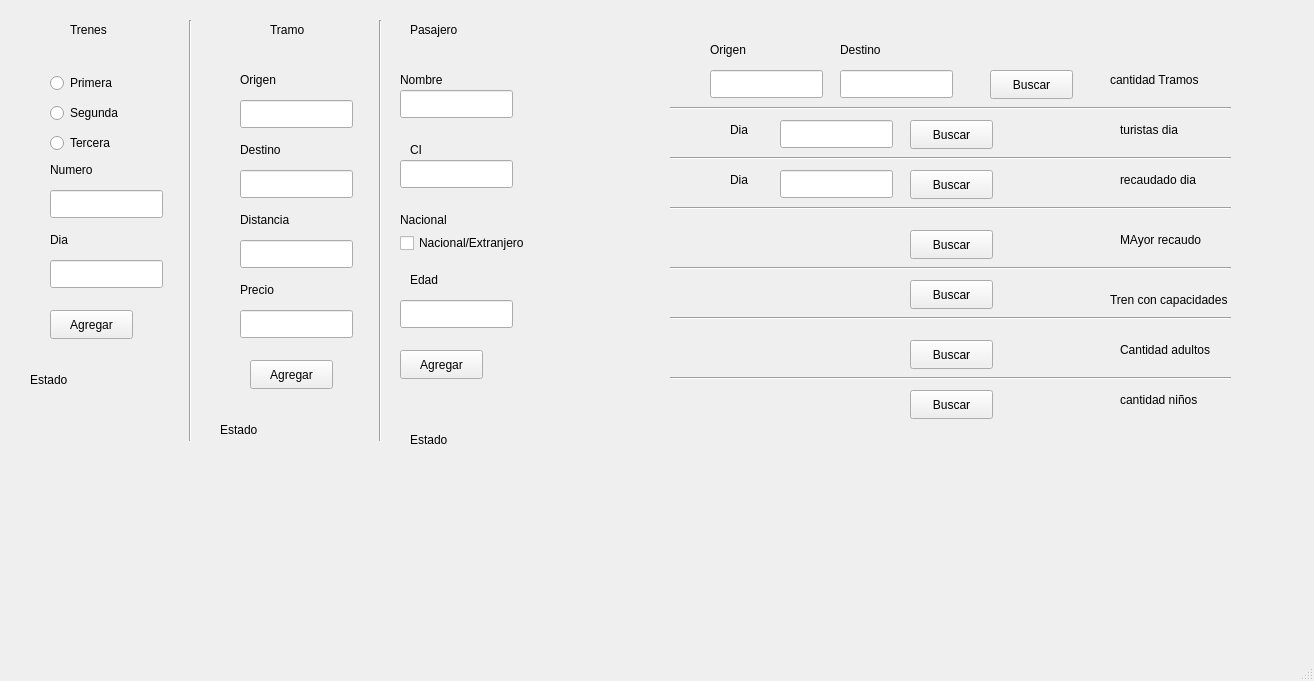
<?xml version="1.0" encoding="UTF-8"?>
<ui version="4.0">
 <class>MainWindow</class>
 <widget class="QMainWindow" name="MainWindow">
  <property name="geometry">
   <rect>
    <x>0</x>
    <y>0</y>
    <width>1314</width>
    <height>681</height>
   </rect>
  </property>
  <property name="windowTitle">
   <string>MainWindow</string>
  </property>
  <widget class="QWidget" name="centralwidget">
   <widget class="QLineEdit" name="nombrePasajeroLine">
    <property name="geometry">
     <rect>
      <x>400</x>
      <y>90</y>
      <width>113</width>
      <height>28</height>
     </rect>
    </property>
   </widget>
   <widget class="QLabel" name="label">
    <property name="geometry">
     <rect>
      <x>400</x>
      <y>70</y>
      <width>63</width>
      <height>20</height>
     </rect>
    </property>
    <property name="text">
     <string>Nombre</string>
    </property>
   </widget>
   <widget class="QLineEdit" name="ciPasajeroLine">
    <property name="geometry">
     <rect>
      <x>400</x>
      <y>160</y>
      <width>113</width>
      <height>28</height>
     </rect>
    </property>
   </widget>
   <widget class="QLabel" name="label_2">
    <property name="geometry">
     <rect>
      <x>410</x>
      <y>140</y>
      <width>63</width>
      <height>20</height>
     </rect>
    </property>
    <property name="text">
     <string>CI</string>
    </property>
   </widget>
   <widget class="QLabel" name="label_3">
    <property name="geometry">
     <rect>
      <x>400</x>
      <y>210</y>
      <width>63</width>
      <height>20</height>
     </rect>
    </property>
    <property name="text">
     <string>Nacional</string>
    </property>
   </widget>
   <widget class="QLabel" name="label_4">
    <property name="geometry">
     <rect>
      <x>410</x>
      <y>270</y>
      <width>63</width>
      <height>20</height>
     </rect>
    </property>
    <property name="text">
     <string>Edad</string>
    </property>
   </widget>
   <widget class="QLineEdit" name="edadPasajeroLine">
    <property name="geometry">
     <rect>
      <x>400</x>
      <y>300</y>
      <width>113</width>
      <height>28</height>
     </rect>
    </property>
   </widget>
   <widget class="QCheckBox" name="checkNacional">
    <property name="geometry">
     <rect>
      <x>400</x>
      <y>230</y>
      <width>161</width>
      <height>26</height>
     </rect>
    </property>
    <property name="text">
     <string>Nacional/Extranjero</string>
    </property>
   </widget>
   <widget class="QLineEdit" name="destinoTramoLine">
    <property name="geometry">
     <rect>
      <x>240</x>
      <y>170</y>
      <width>113</width>
      <height>28</height>
     </rect>
    </property>
   </widget>
   <widget class="QLabel" name="label_5">
    <property name="geometry">
     <rect>
      <x>240</x>
      <y>140</y>
      <width>63</width>
      <height>20</height>
     </rect>
    </property>
    <property name="text">
     <string>Destino</string>
    </property>
   </widget>
   <widget class="QLabel" name="label_6">
    <property name="geometry">
     <rect>
      <x>240</x>
      <y>70</y>
      <width>63</width>
      <height>20</height>
     </rect>
    </property>
    <property name="text">
     <string>Origen</string>
    </property>
   </widget>
   <widget class="QLineEdit" name="origenTramoLine">
    <property name="geometry">
     <rect>
      <x>240</x>
      <y>100</y>
      <width>113</width>
      <height>28</height>
     </rect>
    </property>
   </widget>
   <widget class="QLineEdit" name="precioTramoLine">
    <property name="geometry">
     <rect>
      <x>240</x>
      <y>310</y>
      <width>113</width>
      <height>28</height>
     </rect>
    </property>
   </widget>
   <widget class="QLabel" name="label_7">
    <property name="geometry">
     <rect>
      <x>240</x>
      <y>210</y>
      <width>63</width>
      <height>20</height>
     </rect>
    </property>
    <property name="text">
     <string>Distancia</string>
    </property>
   </widget>
   <widget class="QLabel" name="label_8">
    <property name="geometry">
     <rect>
      <x>240</x>
      <y>280</y>
      <width>63</width>
      <height>20</height>
     </rect>
    </property>
    <property name="text">
     <string>Precio</string>
    </property>
   </widget>
   <widget class="QLineEdit" name="distanciTramoLine">
    <property name="geometry">
     <rect>
      <x>240</x>
      <y>240</y>
      <width>113</width>
      <height>28</height>
     </rect>
    </property>
   </widget>
   <widget class="QLineEdit" name="diaTrenLine">
    <property name="geometry">
     <rect>
      <x>50</x>
      <y>260</y>
      <width>113</width>
      <height>28</height>
     </rect>
    </property>
   </widget>
   <widget class="QLabel" name="label_9">
    <property name="geometry">
     <rect>
      <x>50</x>
      <y>160</y>
      <width>63</width>
      <height>20</height>
     </rect>
    </property>
    <property name="text">
     <string>Numero </string>
    </property>
   </widget>
   <widget class="QLabel" name="label_10">
    <property name="geometry">
     <rect>
      <x>50</x>
      <y>230</y>
      <width>63</width>
      <height>20</height>
     </rect>
    </property>
    <property name="text">
     <string>Dia</string>
    </property>
   </widget>
   <widget class="QLineEdit" name="numeroTrenLine">
    <property name="geometry">
     <rect>
      <x>50</x>
      <y>190</y>
      <width>113</width>
      <height>28</height>
     </rect>
    </property>
   </widget>
   <widget class="QPushButton" name="pushButton">
    <property name="geometry">
     <rect>
      <x>400</x>
      <y>350</y>
      <width>83</width>
      <height>29</height>
     </rect>
    </property>
    <property name="text">
     <string>Agregar</string>
    </property>
   </widget>
   <widget class="QPushButton" name="pushButton_2">
    <property name="geometry">
     <rect>
      <x>250</x>
      <y>360</y>
      <width>83</width>
      <height>29</height>
     </rect>
    </property>
    <property name="text">
     <string>Agregar</string>
    </property>
   </widget>
   <widget class="QPushButton" name="pushButton_3">
    <property name="geometry">
     <rect>
      <x>50</x>
      <y>310</y>
      <width>83</width>
      <height>29</height>
     </rect>
    </property>
    <property name="text">
     <string>Agregar</string>
    </property>
   </widget>
   <widget class="QLabel" name="label_11">
    <property name="geometry">
     <rect>
      <x>840</x>
      <y>40</y>
      <width>63</width>
      <height>20</height>
     </rect>
    </property>
    <property name="text">
     <string>Destino</string>
    </property>
   </widget>
   <widget class="QLineEdit" name="destinoMLIne">
    <property name="geometry">
     <rect>
      <x>840</x>
      <y>70</y>
      <width>113</width>
      <height>28</height>
     </rect>
    </property>
   </widget>
   <widget class="QLineEdit" name="origenMLine">
    <property name="geometry">
     <rect>
      <x>710</x>
      <y>70</y>
      <width>113</width>
      <height>28</height>
     </rect>
    </property>
   </widget>
   <widget class="QLabel" name="label_12">
    <property name="geometry">
     <rect>
      <x>710</x>
      <y>40</y>
      <width>63</width>
      <height>20</height>
     </rect>
    </property>
    <property name="text">
     <string>Origen</string>
    </property>
   </widget>
   <widget class="QPushButton" name="pushButton_4">
    <property name="geometry">
     <rect>
      <x>990</x>
      <y>70</y>
      <width>83</width>
      <height>29</height>
     </rect>
    </property>
    <property name="text">
     <string>Buscar</string>
    </property>
   </widget>
   <widget class="QLabel" name="label_13">
    <property name="geometry">
     <rect>
      <x>730</x>
      <y>120</y>
      <width>63</width>
      <height>20</height>
     </rect>
    </property>
    <property name="text">
     <string>Dia</string>
    </property>
   </widget>
   <widget class="QLineEdit" name="diaLineM">
    <property name="geometry">
     <rect>
      <x>780</x>
      <y>120</y>
      <width>113</width>
      <height>28</height>
     </rect>
    </property>
    <property name="text">
     <string/>
    </property>
   </widget>
   <widget class="QPushButton" name="pushButton_5">
    <property name="geometry">
     <rect>
      <x>910</x>
      <y>120</y>
      <width>83</width>
      <height>29</height>
     </rect>
    </property>
    <property name="text">
     <string>Buscar</string>
    </property>
   </widget>
   <widget class="QPushButton" name="pushButton_6">
    <property name="geometry">
     <rect>
      <x>910</x>
      <y>170</y>
      <width>83</width>
      <height>29</height>
     </rect>
    </property>
    <property name="text">
     <string>Buscar</string>
    </property>
   </widget>
   <widget class="QLineEdit" name="lineDia2M">
    <property name="geometry">
     <rect>
      <x>780</x>
      <y>170</y>
      <width>113</width>
      <height>28</height>
     </rect>
    </property>
    <property name="text">
     <string/>
    </property>
   </widget>
   <widget class="QLabel" name="label_14">
    <property name="geometry">
     <rect>
      <x>730</x>
      <y>170</y>
      <width>63</width>
      <height>20</height>
     </rect>
    </property>
    <property name="text">
     <string>Dia</string>
    </property>
   </widget>
   <widget class="QPushButton" name="pushButton_7">
    <property name="geometry">
     <rect>
      <x>910</x>
      <y>280</y>
      <width>83</width>
      <height>29</height>
     </rect>
    </property>
    <property name="text">
     <string>Buscar</string>
    </property>
   </widget>
   <widget class="QPushButton" name="pushButton_8">
    <property name="geometry">
     <rect>
      <x>910</x>
      <y>230</y>
      <width>83</width>
      <height>29</height>
     </rect>
    </property>
    <property name="text">
     <string>Buscar</string>
    </property>
   </widget>
   <widget class="QPushButton" name="pushButton_9">
    <property name="geometry">
     <rect>
      <x>910</x>
      <y>340</y>
      <width>83</width>
      <height>29</height>
     </rect>
    </property>
    <property name="text">
     <string>Buscar</string>
    </property>
   </widget>
   <widget class="QPushButton" name="pushButton_10">
    <property name="geometry">
     <rect>
      <x>910</x>
      <y>390</y>
      <width>83</width>
      <height>29</height>
     </rect>
    </property>
    <property name="text">
     <string>Buscar</string>
    </property>
   </widget>
   <widget class="QRadioButton" name="primerRadioButton">
    <property name="geometry">
     <rect>
      <x>50</x>
      <y>70</y>
      <width>112</width>
      <height>26</height>
     </rect>
    </property>
    <property name="text">
     <string>Primera</string>
    </property>
   </widget>
   <widget class="QRadioButton" name="segundaRadioButton">
    <property name="geometry">
     <rect>
      <x>50</x>
      <y>100</y>
      <width>112</width>
      <height>26</height>
     </rect>
    </property>
    <property name="text">
     <string>Segunda</string>
    </property>
   </widget>
   <widget class="QRadioButton" name="terceraRadioButton">
    <property name="geometry">
     <rect>
      <x>50</x>
      <y>130</y>
      <width>112</width>
      <height>26</height>
     </rect>
    </property>
    <property name="text">
     <string>Tercera</string>
    </property>
   </widget>
   <widget class="QLabel" name="cantidadTramoL">
    <property name="geometry">
     <rect>
      <x>1110</x>
      <y>70</y>
      <width>131</width>
      <height>20</height>
     </rect>
    </property>
    <property name="text">
     <string>cantidad Tramos</string>
    </property>
   </widget>
   <widget class="QLabel" name="turistasDia">
    <property name="geometry">
     <rect>
      <x>1120</x>
      <y>120</y>
      <width>101</width>
      <height>20</height>
     </rect>
    </property>
    <property name="text">
     <string>turistas dia</string>
    </property>
   </widget>
   <widget class="QLabel" name="mayorRecaudacionTren">
    <property name="geometry">
     <rect>
      <x>1120</x>
      <y>230</y>
      <width>121</width>
      <height>20</height>
     </rect>
    </property>
    <property name="text">
     <string>MAyor recaudo</string>
    </property>
   </widget>
   <widget class="QLabel" name="recaudadoDia">
    <property name="geometry">
     <rect>
      <x>1120</x>
      <y>170</y>
      <width>121</width>
      <height>20</height>
     </rect>
    </property>
    <property name="text">
     <string>recaudado dia</string>
    </property>
   </widget>
   <widget class="QLabel" name="trenDisponible">
    <property name="geometry">
     <rect>
      <x>1110</x>
      <y>290</y>
      <width>161</width>
      <height>20</height>
     </rect>
    </property>
    <property name="text">
     <string>Tren con capacidades</string>
    </property>
   </widget>
   <widget class="QLabel" name="cantidadAdultos">
    <property name="geometry">
     <rect>
      <x>1120</x>
      <y>340</y>
      <width>121</width>
      <height>20</height>
     </rect>
    </property>
    <property name="text">
     <string>Cantidad adultos</string>
    </property>
   </widget>
   <widget class="QLabel" name="cantidadNinos">
    <property name="geometry">
     <rect>
      <x>1120</x>
      <y>390</y>
      <width>131</width>
      <height>20</height>
     </rect>
    </property>
    <property name="text">
     <string>cantidad niños</string>
    </property>
   </widget>
   <widget class="QLabel" name="estado">
    <property name="geometry">
     <rect>
      <x>30</x>
      <y>370</y>
      <width>131</width>
      <height>20</height>
     </rect>
    </property>
    <property name="text">
     <string>Estado</string>
    </property>
   </widget>
   <widget class="QLabel" name="estado_2">
    <property name="geometry">
     <rect>
      <x>220</x>
      <y>420</y>
      <width>151</width>
      <height>20</height>
     </rect>
    </property>
    <property name="text">
     <string>Estado</string>
    </property>
   </widget>
   <widget class="QLabel" name="estado_3">
    <property name="geometry">
     <rect>
      <x>410</x>
      <y>430</y>
      <width>151</width>
      <height>20</height>
     </rect>
    </property>
    <property name="text">
     <string>Estado</string>
    </property>
   </widget>
   <widget class="QLabel" name="label_15">
    <property name="geometry">
     <rect>
      <x>70</x>
      <y>20</y>
      <width>63</width>
      <height>20</height>
     </rect>
    </property>
    <property name="text">
     <string>Trenes</string>
    </property>
   </widget>
   <widget class="QLabel" name="label_16">
    <property name="geometry">
     <rect>
      <x>270</x>
      <y>20</y>
      <width>63</width>
      <height>20</height>
     </rect>
    </property>
    <property name="text">
     <string>Tramo</string>
    </property>
   </widget>
   <widget class="QLabel" name="label_17">
    <property name="geometry">
     <rect>
      <x>410</x>
      <y>20</y>
      <width>63</width>
      <height>20</height>
     </rect>
    </property>
    <property name="text">
     <string>Pasajero</string>
    </property>
   </widget>
   <widget class="Line" name="line">
    <property name="geometry">
     <rect>
      <x>180</x>
      <y>20</y>
      <width>20</width>
      <height>421</height>
     </rect>
    </property>
    <property name="orientation">
     <enum>Qt::Vertical</enum>
    </property>
   </widget>
   <widget class="Line" name="line_2">
    <property name="geometry">
     <rect>
      <x>370</x>
      <y>20</y>
      <width>20</width>
      <height>421</height>
     </rect>
    </property>
    <property name="orientation">
     <enum>Qt::Vertical</enum>
    </property>
   </widget>
   <widget class="Line" name="line_3">
    <property name="geometry">
     <rect>
      <x>670</x>
      <y>100</y>
      <width>561</width>
      <height>16</height>
     </rect>
    </property>
    <property name="orientation">
     <enum>Qt::Horizontal</enum>
    </property>
   </widget>
   <widget class="Line" name="line_4">
    <property name="geometry">
     <rect>
      <x>670</x>
      <y>150</y>
      <width>561</width>
      <height>16</height>
     </rect>
    </property>
    <property name="orientation">
     <enum>Qt::Horizontal</enum>
    </property>
   </widget>
   <widget class="Line" name="line_5">
    <property name="geometry">
     <rect>
      <x>670</x>
      <y>200</y>
      <width>561</width>
      <height>16</height>
     </rect>
    </property>
    <property name="orientation">
     <enum>Qt::Horizontal</enum>
    </property>
   </widget>
   <widget class="Line" name="line_6">
    <property name="geometry">
     <rect>
      <x>670</x>
      <y>260</y>
      <width>561</width>
      <height>16</height>
     </rect>
    </property>
    <property name="orientation">
     <enum>Qt::Horizontal</enum>
    </property>
   </widget>
   <widget class="Line" name="line_7">
    <property name="geometry">
     <rect>
      <x>670</x>
      <y>310</y>
      <width>561</width>
      <height>16</height>
     </rect>
    </property>
    <property name="orientation">
     <enum>Qt::Horizontal</enum>
    </property>
   </widget>
   <widget class="Line" name="line_8">
    <property name="geometry">
     <rect>
      <x>670</x>
      <y>370</y>
      <width>561</width>
      <height>16</height>
     </rect>
    </property>
    <property name="orientation">
     <enum>Qt::Horizontal</enum>
    </property>
   </widget>
  </widget>
  <widget class="QMenuBar" name="menubar">
   <property name="geometry">
    <rect>
     <x>0</x>
     <y>0</y>
     <width>1314</width>
     <height>31</height>
    </rect>
   </property>
  </widget>
  <widget class="QStatusBar" name="statusbar"/>
 </widget>
 <resources/>
 <connections/>
</ui>
